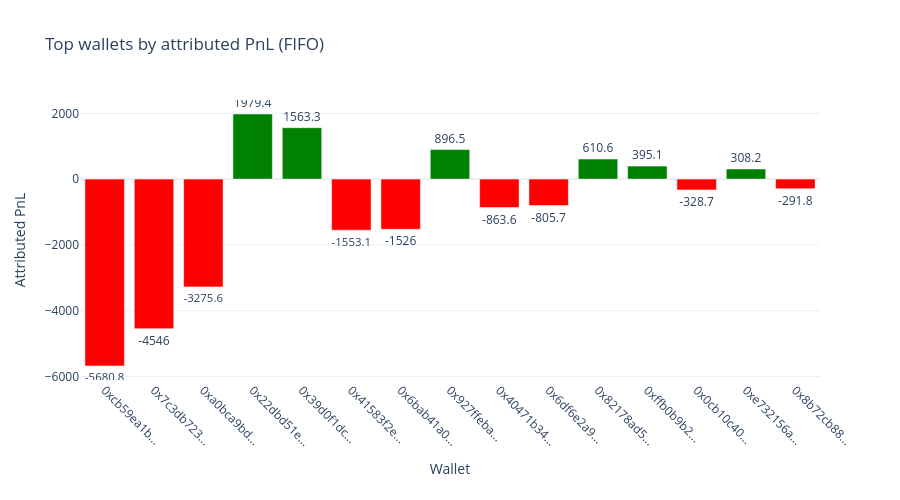

The notebook cell saved with this chart:
### Code cell
top15_pnl = wallet_stats.head(15)

fig_pnl = go.Figure()
colors = ['green' if v >= 0 else 'red' for v in top15_pnl['attributed_pnl']]
fig_pnl.add_trace(go.Bar(
    x=top15_pnl.index.str[:10] + '...',
    y=top15_pnl['attributed_pnl'],
    marker_color=colors,
    text=top15_pnl['attributed_pnl'].round(1),
    textposition='outside',
))

fig_pnl.update_layout(
    title='Top wallets by attributed PnL (FIFO)',
    xaxis_title='Wallet',
    yaxis_title='Attributed PnL',
    template='plotly_white',
    height=500,
    margin=dict(b=120),
)
fig_pnl.update_xaxes(tickangle=45)
fig_pnl.show()

### Figure 1 — Plotly figure (JSON) as saved in the notebook; plotly's stock layout.template omitted (floating-point values rounded to 4 significant figures)
{"data": [{"marker": {"color": ["red", "red", "red", "green", "green", "red", "red", "green", "red", "red", "green", "green", "red", "green", "red"]}, "text": [-5681.0, -4546.0, -3276.0, 1979.0, 1563.0, -1553.0, -1526.0, 896.5, -863.6, -805.7, 610.6, 395.1, -328.7, 308.2, -291.8], "textposition": "outside", "type": "bar", "x": ["0xcb59ea1b...", "0x7c3db723...", "0xa0bca9bd...", "0x22dbd51e...", "0x39d0f1dc...", "0x41583f2e...", "0x6bab41a0...", "0x927ffeba...", "0x40471b34...", "0x6df6e2a9...", "0x82178ad5...", "0xffb0b9b2...", "0x0cb10c40...", "0xe732156a...", "0x8b72cb88..."], "y": [-5681.0, -4546.0, -3276.0, 1979.0, 1563.0, -1553.0, -1526.0, 896.5, -863.6, -805.7, 610.6, 395.1, -328.7, 308.2, -291.8]}], "layout": {"height": 500, "margin": {"b": 120}, "title": {"text": "Top wallets by attributed PnL (FIFO)"}, "xaxis": {"tickangle": 45, "title": {"text": "Wallet"}}, "yaxis": {"title": {"text": "Attributed PnL"}}}}
